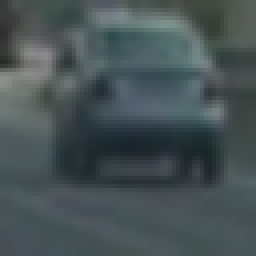
#> input picture Trainingdatasets/vehicles/GTI_Far/image0029.png, 64 x 64 px (shown 4 times larger); its folder holds 3 pictures in this run
$ jupyter execute --allow-errors Untitled.ipynb   (shell and % lines are left out)   (Python 2 division)   (older library calls are emulated)
#> lines starting #> are read from the running program, lines starting #| are printed output that depends on the picture
[cell 1]
import numpy as np
import cv2
import glob
import matplotlib.pyplot as plt
import pickle
import matplotlib.image as mpimg

### Loading data

[cell 2]
vehc = glob.glob('./Trainingdatasets/vehicles/**/*.png')
non_vehc = glob.glob('./Trainingdatasets/non-vehicles/**/*.png')

[cell 3]
import cv2
import numpy as np

car = []
for i in range(len(vehc)):
    img = mpimg.imread(vehc[i])
#> img is the input picture: shape (64, 64, 3) float32; mean R, G, B 0.277, 0.324, 0.333
    car.append(img)

non_car = []
#> non_car = []
for i in range(len(non_vehc)):
    img = mpimg.imread(non_vehc[i])
    non_car.append(img)

[cell 4]
'''index = 10
vehicle = vehicles[index]
non_vehicle = non_vehicles[index]

fig, axes = plt.subplots(ncols=2, figsize=(10, 10))
axes[0].imshow(vehicle)
axes[0].set_title('Vehicle')
axes[1].imshow(non_vehicle)
axes[1].set_title('Non-Vehicle')

print('Vehicle train image count: {}'.format(len(vehicles)))
print('Non-vehicle train image count: {}'.format(len(non_vehicles)))'''

[cell 5]
# Basic functions provided on Udacity's course to extract features.

def bin_spatial(img, size=(32, 32)):
    # Use cv2.resize().ravel() to create the feature vector
    features = cv2.resize(img, size).ravel()
    # Return the feature vector
    return features

def color_hist(img, nbins=32, bins_range=(0, 256)):
    # Compute the histogram of the color channels separately
    channel1_hist = np.histogram(img[:,:,0], bins=nbins, range=bins_range)
    channel2_hist = np.histogram(img[:,:,1], bins=nbins, range=bins_range)
    channel3_hist = np.histogram(img[:,:,2], bins=nbins, range=bins_range)
    # Concatenate the histograms into a single feature vector
    hist_features = np.concatenate((channel1_hist[0], channel2_hist[0], channel3_hist[0]))
    # Return the individual histograms, bin_centers and feature vector
    return hist_features

from skimage.feature import hog

def get_hog_features(img, orient, pix_per_cell, cell_per_block,
                        vis=False, feature_vec=True):
    # Call with two outputs if vis==True
    if vis == True:
        features, hog_image = hog(img, orientations=orient, pixels_per_cell=(pix_per_cell, pix_per_cell),
                                  cells_per_block=(cell_per_block, cell_per_block), transform_sqrt=True,
                                  visualise=vis, feature_vector=feature_vec)
        return features, hog_image
    # Otherwise call with one output
    else:
        features = hog(img, orientations=orient, pixels_per_cell=(pix_per_cell, pix_per_cell),
                       cells_per_block=(cell_per_block, cell_per_block), transform_sqrt=True,
                       visualise=vis, feature_vector=feature_vec)
        return features

# Value object to hold all feature extraction parameters.
class FeaturesParameters():
    def __init__(self):
        # HOG parameters
        self.cspace = 'YCrCb'
        self.orient = 8
        self.pix_per_cell = 8
        self.cell_per_block = 2
        self.hog_channel = 'ALL'
        # Bin spatial parameters
        self.size = (16, 16)
        # Histogram parameters
        self.hist_bins = 32
        self.hist_range = (0, 256)

def extract_features(image, params ):
    # Parameters extraction
    # HOG parameters
    cspace = params.cspace
    orient = params.orient
    pix_per_cell = params.pix_per_cell
    cell_per_block = params.cell_per_block
    hog_channel = params.hog_channel
    # Spatial parameters
    size = params.size
    # Histogram parameters
    hist_bins = params.hist_bins
    hist_range = params.hist_range

    # apply color conversion if other than 'RGB'
    if cspace != 'RGB':
        if cspace == 'HSV':
            feature_image = cv2.cvtColor(image, cv2.COLOR_RGB2HSV)
        elif cspace == 'LUV':
            feature_image = cv2.cvtColor(image, cv2.COLOR_RGB2LUV)
        elif cspace == 'HLS':
            feature_image = cv2.cvtColor(image, cv2.COLOR_RGB2HLS)
        elif cspace == 'YUV':
            feature_image = cv2.cvtColor(image, cv2.COLOR_RGB2YUV)
        elif cspace == 'YCrCb':
            feature_image = cv2.cvtColor(image, cv2.COLOR_RGB2YCrCb)
#> feature_image: shape (64, 64, 3) float32; mean of channels 0, 1, 2 0.311, 0.476, 0.512
    else: feature_image = np.copy(image)

    # Call get_hog_features() with vis=False, feature_vec=True
    if hog_channel == 'ALL':
        hog_features = []
        for channel in range(feature_image.shape[2]):
            hog_features.append(get_hog_features(feature_image[:,:,channel],
                                orient, pix_per_cell, cell_per_block,
                                vis=False, feature_vec=True))
#> after the loop, hog_features = 3 items
        hog_features = np.ravel(hog_features)
#> hog_features = 4704 values, max 0.406 at index 1220, min 0 at index 3, mean 0.144
    else:
        hog_features = get_hog_features(feature_image[:,:,hog_channel], orient,
                    pix_per_cell, cell_per_block, vis=False, feature_vec=True)

    # Apply bin_spatial() to get spatial color features
    spatial_features = bin_spatial(feature_image, size)
#> in bin_spatial, `features = cv2.resize(img, size).ravel()`: features = 768 values, max 0.536 at index 78, min 0.141 at index 468, mean 0.433
#> spatial_features has the same summary as features in bin_spatial

    # Apply color_hist()
    hist_features = color_hist(feature_image, nbins=hist_bins, bins_range=hist_range)
#> in color_hist, `hist_features = np.concatenate((channel1_hist[0], channel2_hist[0], ch..`: hist_features = 96 values, max 4096 at index 0, min 0 at index 1, mean 128

    return np.concatenate((spatial_features, hist_features, hog_features))

[cell 6]
from sklearn.preprocessing import StandardScaler
from sklearn.model_selection import train_test_split
import time

def fitModel( positive, negative, svc, scaler, params ):
    """
    Trains the classifier `svc`. The feature extraction is done using the parameters stored in `params`.
    The feature scalling is done by the scaler `scaler`.
    Returns: (`svc`, fittingTime, accuracy)
    """
    positive_features = list(map(lambda img: extract_features(img, params), positive))
#> in extract_features (call 2), `feature_image = cv2.cvtColor(image, cv2.COLOR_RGB2YCrCb)`: feature_image: shape (64, 64, 3) float32; mean of channels 0, 1, 2 0.301, 0.476, 0.511
#> in extract_features (call 3), `feature_image = cv2.cvtColor(image, cv2.COLOR_RGB2YCrCb)`: feature_image: shape (64, 64, 3) float32; mean of channels 0, 1, 2 0.3, 0.478, 0.511
#> in extract_features (call 4), `feature_image = cv2.cvtColor(image, cv2.COLOR_RGB2YCrCb)`: feature_image: shape (64, 64, 3) float32; mean of channels 0, 1, 2 0.37, 0.474, 0.509
#> in extract_features (call 4), `feature_image = cv2.cvtColor(image, cv2.COLOR_RGB2YCrCb)`:
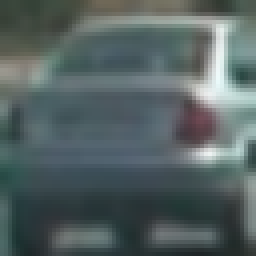
#> image: shape (64, 64, 3) float32 (shown 4 times larger); mean R, G, B 0.333, 0.385, 0.386
#> after the loop in extract_features (call 4), `for channel in range(feature_image.shape[2]):`: hog_features = 3 items
#> in extract_features (call 4), `hog_features = np.ravel(hog_features)`: hog_features = 4704 values, max 0.462 at index 99, min 0 at index 16, mean 0.136
#> in extract_features (call 4), `spatial_features = bin_spatial(feature_image, size)`: spatial_features = 768 values, max 0.925 at index 279, min 0.159 at index 762, mean 0.451
    negatice_features = list(map(lambda img: extract_features(img, params), negative))

    # Stacking and scaling
    X = np.vstack((positive_features, negatice_features)).astype(np.float64)
    X_scaler = scaler.fit(X)
    scaled_X = X_scaler.transform(X)

    # Defining objective
    y = np.hstack((np.ones(len(positive_features)), np.zeros(len(negatice_features))))

    # Split up data into randomized training and test sets
    rand_state = np.random.randint(0, 100)
    X_train, X_test, y_train, y_test = train_test_split(scaled_X, y, test_size=0.2, random_state=rand_state)

    # Fitting
    t=time.time()
    svc.fit(X_train, y_train)
    t2 = time.time()

    fittingTime = round(t2 - t, 2)
    accuracy = round(svc.score(X_test, y_test),4)
    return (svc, X_scaler, fittingTime, accuracy)

[cell 7]
from sklearn.svm import LinearSVC

params = FeaturesParameters()
#> (the rest of this cell did not finish here and is left out)

[cell 8]
def showHOG(img, title):
    """
    Calculate HOG on the image `img` and the YCrCb color space and show them on a graph.
    """
    img_cspaced = cv2.cvtColor(img, cv2.COLOR_RGB2YCrCb)

    _, hog_y = get_hog_features(img_cspaced[:,:,0],
                                    params.orient, params.pix_per_cell, params.cell_per_block,
                                    vis=True, feature_vec=True)
    _, hog_Cr = get_hog_features(img_cspaced[:,:,1],
                                    params.orient, params.pix_per_cell, params.cell_per_block,
                                    vis=True, feature_vec=True)
    _, hog_Cb = get_hog_features(img_cspaced[:,:,2],
                                    params.orient, params.pix_per_cell, params.cell_per_block,
                                    vis=True, feature_vec=True)

    fig, axes = plt.subplots(ncols=4, figsize=(15,15))
    axes[0].imshow(img)
    axes[0].set_title(title)
    axes[1].imshow(hog_y, cmap='gray')
    axes[1].set_title('HOG - Y')
    axes[2].imshow(hog_Cr, cmap='gray')
    axes[2].set_title('HOG - Cr')
    axes[3].imshow(hog_Cb, cmap='gray')
    axes[3].set_title('HOG - Cb')

#> (the rest of this cell did not finish here and is left out)

[cell 9]
# Basic functions provided on Udacity's course to creating windows and drawing boxes on an image.
# Here is your draw_boxes function from the previous exercise
# [54 lines left out: functions draw_boxes, slide_window, not called in this run]

[cell 10]
test_images = list(map(lambda img: cv2.cvtColor(cv2.imread(img), cv2.COLOR_BGR2RGB), glob.glob('./test_images/*.jpg')))

[cell 11]
# [26 lines left out: functions findCarWindows, drawCars, not called in this run]

[cell 12]
car_on_test = list(map(lambda img: drawCars(img, findCarWindows(img, svc, scaler, params)), test_images))

[cell 13]
def showImages(images, cols = 2, rows = 3, figsize=(15,13)):
    """
    Display `images` on a [`cols`, `rows`] subplot grid.
    """
#> called with cols = 2, rows = 3, figsize = (15, 13)
    imgLength = len(images)
    fig, axes = plt.subplots(rows, cols, figsize=figsize)
    indexes = range(cols * rows)
    for ax, index in zip(axes.flat, indexes):
        if index < imgLength:
            image = images[index]
            ax.imshow(image)

showImages(car_on_test)

[cell 14]
# Heat map and threshold functions from Udacity's course

# [30 lines left out: functions add_heat, apply_threshold, draw_labeled_bboxes, not called in this run]

from scipy.ndimage.measurements import label

# [9 lines left out: function drawCarsWithLabels, not called in this run]

boxed_on_test = list(map(lambda img: drawCarsWithLabels(img, findCarWindows(img, svc, scaler, params)), test_images))

showImages(boxed_on_test)

[cell 15]
# [97 lines left out: function findBoxes, not called in this run]

fast_boxes = list(map(lambda img: findBoxes(img, svc, scaler, params), test_images))

fast_on_test = list(map(lambda imgAndBox: drawCars(imgAndBox[0], imgAndBox[1]), zip(test_images, fast_boxes)))

showImages(fast_on_test)

[cell 16]
fast_on_test = list(map(lambda imgAndBox: drawCarsWithLabels(imgAndBox[0], imgAndBox[1], threshHold=1), zip(test_images, fast_boxes)))

showImages(fast_on_test)
